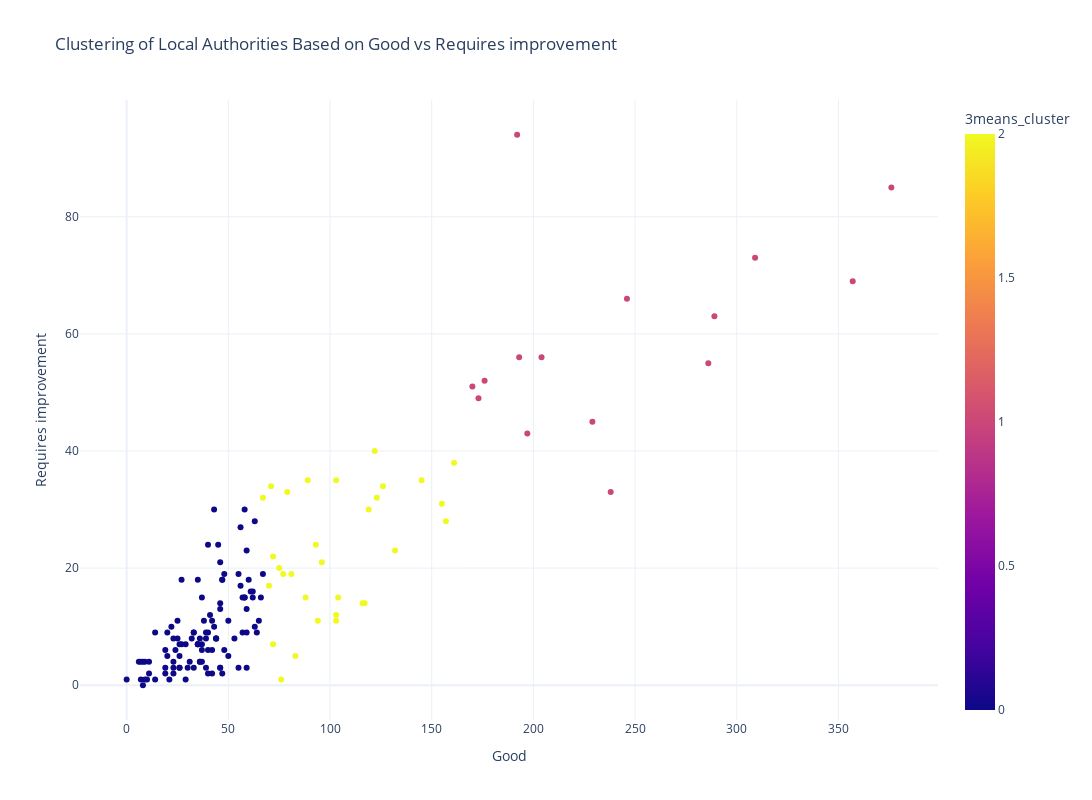

This figure's notebook cell:
### Markdown cell above
The dataset is dominated by one main cluster, with the remaining two clusters appearing to be a bit spread out because of the low values of their silhouette coefficients.  

Before deciding whether to increase the number of clusters or not i will examine the data using a scatterplot.

### Code cell
fig = px.scatter(Auth_rat_crosstab, 
                 x='Good', 
                 y='Requires improvement', 
                 color='3means_cluster', 
                 hover_name=Auth_rat_crosstab.index, 
                 title='Clustering of Local Authorities Based on Good vs Requires improvement',
                 template="plotly_white",
                width = 1400, 
                height=800)

fig.show()

### Figure 1 — Plotly figure (JSON) as saved in the notebook; plotly's stock layout.template omitted (floating-point values rounded to 4 significant figures; data arrays with more than 128 entries replaced by an {"elided": "..."} marker saying what was removed)
{"data": [{"hovertemplate": "<b>%{hovertext}</b><br><br>Good=%{x}<br>Requires improvement=%{y}<br>3means_cluster=%{marker.color}<extra></extra>", "hovertext": {"elided": "152 str values"}, "legendgroup": "", "marker": {"color": {"elided": "152 int values"}, "coloraxis": "coloraxis", "symbol": "circle"}, "mode": "markers", "name": "", "orientation": "v", "showlegend": false, "type": "scatter", "x": {"elided": "152 int values"}, "xaxis": "x", "y": {"elided": "152 int values"}, "yaxis": "y"}], "layout": {"coloraxis": {"colorbar": {"title": {"text": "3means_cluster"}}, "colorscale": [[0, "#0d0887"], [0.1111, "#46039f"], [0.2222, "#7201a8"], [0.3333, "#9c179e"], [0.4444, "#bd3786"], [0.5556, "#d8576b"], [0.6667, "#ed7953"], [0.7778, "#fb9f3a"], [0.8889, "#fdca26"], [1, "#f0f921"]]}, "height": 800, "legend": {"tracegroupgap": 0}, "title": {"text": "Clustering of Local Authorities Based on Good vs Requires improvement"}, "width": 1400, "xaxis": {"anchor": "y", "autorange": true, "domain": [0, 1], "range": [-22.41, 398.4], "title": {"text": "Good"}, "type": "linear"}, "yaxis": {"anchor": "x", "autorange": true, "domain": [0, 1], "range": [-5.934, 99.93], "title": {"text": "Requires improvement"}, "type": "linear"}}}
